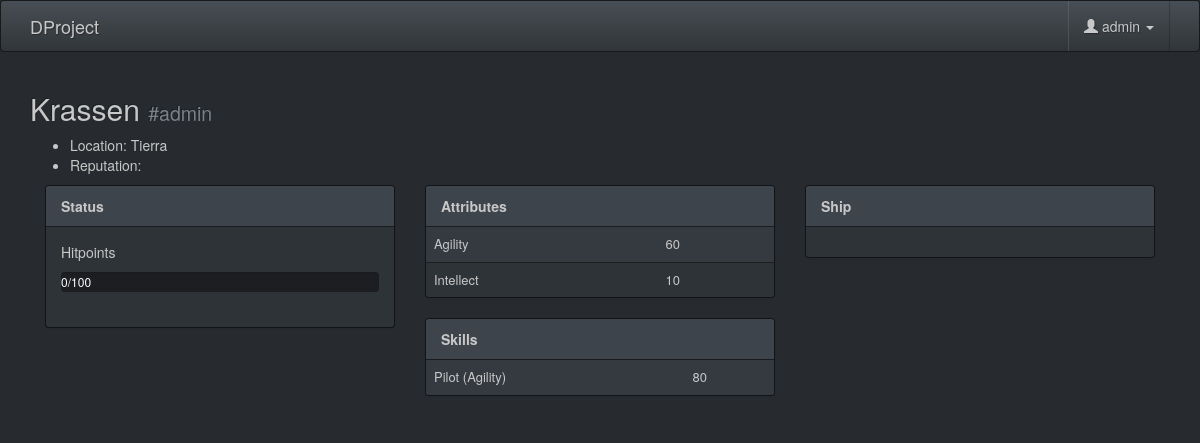
Page /character/1/ (signed in) on the earlier database version.
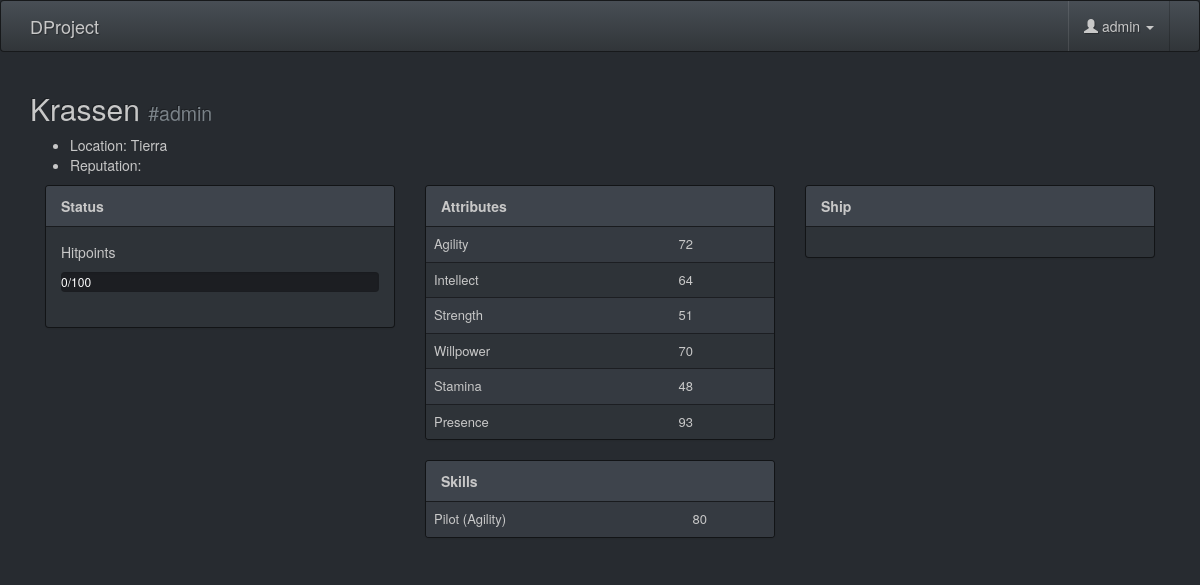
Same page on the later database version.
### character/models.py (models this page shows, shortened)
class Character(models.Model):
    name = models.CharField(max_length=20)
    user = models.ForeignKey(User, on_delete=models.CASCADE)
    max_hitpoints = models.IntegerField(default=100)
    current_hitpoints = models.IntegerField(default=0)
    fame = models.IntegerField(default=0)
    currentposition = models.ForeignKey(Planet, on_delete=models.CASCADE)
    attributes = models.ManyToManyField(Attribute, through='CharacterAttribute')
    skills = models.ManyToManyField(Skill, through='CharacterSkill')

class CharacterAttribute(models.Model):
    character = models.ForeignKey(Character)
    attribute = models.ForeignKey(Attribute)
    value = models.IntegerField(default=0)

class Attribute(models.Model):
    name = models.CharField(max_length=20)
    description = models.TextField(max_length=200, default=" ")

class CharacterSkill(models.Model):
    character = models.ForeignKey(Character)
    skill = models.ForeignKey(Skill)
    value = models.IntegerField(default=0)

class Skill(models.Model):
    name = models.CharField(max_length=20)
    description = models.TextField(max_length=200, default=" ")
    attribute = models.ForeignKey(Attribute)

### universe/models.py (models this page shows)
class Planet(models.Model):
    name = models.CharField(max_length=20)
    description = models.TextField(max_length=200, default=" ")
    faction = models.ForeignKey(Faction, on_delete=models.CASCADE)
    star = models.ForeignKey(Star, on_delete=models.CASCADE)
    TINY = 'TY'
    SMALL = 'SM'
    MEDIUM = 'ME'
    LARGE = 'LA'
    COLOSSAL = 'CO'
    PLANET_SIZES_CHOICES = (
        (TINY, 'Tiny'),
        (SMALL, 'Small'),
        (MEDIUM, 'Medium'),
        (LARGE, 'Large'),
        (COLOSSAL, 'Colossal'),
    )
    size = models.CharField(
        max_length=20,
        choices=PLANET_SIZES_CHOICES,
        default=MEDIUM,
    )
    def __str__(self):
        return self.name

### character/views.py (the view)
# urls.py: url(r'^(?P<character_id>[0-9]+)/$', views.detail, name='detail'),
@login_required(login_url="login/")
def detail(request, character_id):
    character = get_object_or_404(Character, pk=character_id)
    return render(request, "character.html", {'character': character, 'hitpointspercent' : character.current_hitpoints * 100 / character.max_hitpoints })

### templates/character.html (shortened to what this page needs)
{% extends 'base.html' %}
{% block content %}
<div class="container">
<h2>{{ character.name}} <small>#{{ character.user.username}}</small></h2>
<ul>
  <li>Location: {{ character.currentposition}}</li>
  <li>Reputation: {{ character.reputation }}</li>
</ul>
</div>
<div class="container">
  <div class="col-md-4">
   <div class="panel panel-default">
     <div class="panel-heading"><strong>Status</strong></div>
     <div class="panel-body">
       <p>Hitpoints</p>
       <div class="progress">
        <div class="progress-bar" role="progressbar" aria-valuenow="80"
        aria-valuemin="0" aria-valuemax="100" style="width:{{ hitpointspercent }}%">
          {{ character.current_hitpoints }}/{{ character.max_hitpoints }}
        </div>
      </div>
    </div>
   </div>
  </div>
  <div class="col-md-4">
    <div class="panel panel-default">
      <div class="panel-heading"><strong>Attributes</strong></div>
      <table class="table table-striped table-responsive">
        {% for characterattribute in character.characterattribute_set.all %}
        <tr>
          <td>{{ characterattribute.attribute.name }}</td>
          <td>{{ characterattribute.value }}</td>
        </tr>
        {% endfor %}
      </table>
    </div>
      <div class="panel panel-default">
        <div class="panel-heading"><strong>Skills</strong></div>
        <table class="table table-striped table-responsive">
          {% for characterskill in character.characterskill_set.all %}
          <tr>
            <td>{{ characterskill.skill.name }} ({{ characterskill.skill.attribute.name }})</td>
            <td>{{ characterskill.value }}</td>
          </tr>
          {% endfor %}
        </table>
      </div>
    </div>
    <div class="col-md-4">
      <div class="panel panel-default">
        <div class="panel-heading"><strong>Ship</strong></div>
        <div class="panel-body"></div>
    </div>
  </div>
</div>
{% endblock %}

### templates/base.html (shortened to what this page needs)
{% load staticfiles %}
<!DOCTYPE html>
<html>
    <head>
                <link href="{% static 'css/bootstrap.min.css' %}" rel="stylesheet">
                <link href="{% static 'css/custom.css' %}" rel="stylesheet">
                </head>
                <body>
                    <nav class="navbar navbar-default">
                        <div class="container">
                            <div class="navbar-header">
                                <a class="navbar-brand" href="#">DProject</a>
                            </div>
                            <div class="collapse navbar-collapse" id="bs-example-navbar-collapse-1">
                                <ul class="nav navbar-nav navbar-right">
                                    <li class="dropdown">
                                        <a href="#" class="dropdown-toggle" data-toggle="dropdown" role="button" aria-expanded="false"><span class="glyphicon glyphicon-user"></span> {{user.username}}
                                            <span class="caret"></span>
                                        </a>
                                    </li>
                                </ul>
                            </div>
                        </div>
                    </nav>
                {% block content %}
                {% endblock %}
            </body>
        </html>

### static/css/custom.css (style rules this page uses)
table { font-size: small; }

Differences in the rows shown:
changed CharacterAttribute "Agility": value "60" → "72"
changed CharacterAttribute "Intellect": value "10" → "64"
added CharacterAttribute: attribute.name "Strength", value "51"
added CharacterAttribute: attribute.name "Willpower", value "70"
added CharacterAttribute: attribute.name "Stamina", value "48"
added CharacterAttribute: attribute.name "Presence", value "93"
